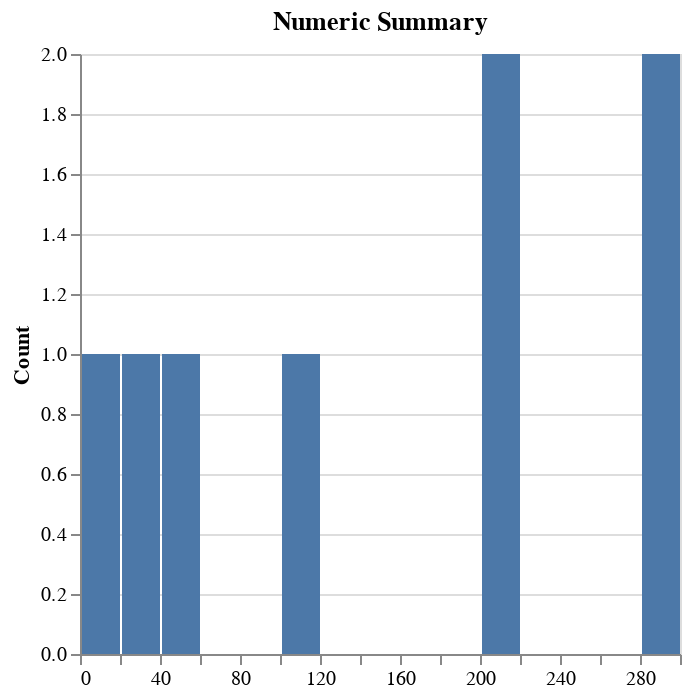

Notebook cell for this chart:
### Markdown cell above
## Num_dist_summary
This function creates a distribution plot of the numeric variable and statistical summary of the feature.

### Code cell
num_dist_summary(num='num_1', data=test_data, title='Numeric Summary', lab=None, thresh_corr=0.0, stat=True)

### Figure 1 — Vega-Lite specification as saved in the notebook (floating-point values rounded to 4 significant figures)
{"config": {"view": {"continuousWidth": 400, "continuousHeight": 300}}, "data": {"name": "data-ccb8a6834d34ebc3e899f252dd2de5b9"}, "mark": "bar", "encoding": {"x": {"bin": {"maxbins": 20}, "field": "num_1", "title": null, "type": "quantitative"}, "y": {"aggregate": "count", "title": "Count", "type": "quantitative"}}, "height": 300, "title": "Numeric Summary", "width": 300, "$schema": "https://vega.github.io/schema/vega-lite/v4.17.0.json", "datasets": {"data-ccb8a6834d34ebc3e899f252dd2de5b9": [{"cat_1": 1, "cat_2": "one", "num_1": 10, "num_2": 1, "num_na": null}, {"cat_1": 1, "cat_2": "one", "num_1": 20, "num_2": 2, "num_na": 4.0}, {"cat_1": 2, "cat_2": "two", "num_1": 50, "num_2": 3, "num_na": null}, {"cat_1": 2, "cat_2": "two", "num_1": 100, "num_2": 4, "num_na": 8.0}, {"cat_1": 3, "cat_2": "three", "num_1": 200, "num_2": 5, "num_na": null}, {"cat_1": 3, "cat_2": "three", "num_1": 200, "num_2": 6, "num_na": 12.0}, {"cat_1": 4, "cat_2": "four", "num_1": 300, "num_2": 7, "num_na": null}, {"cat_1": 4, "cat_2": "four", "num_1": 300, "num_2": 8, "num_na": 16.0}]}}
